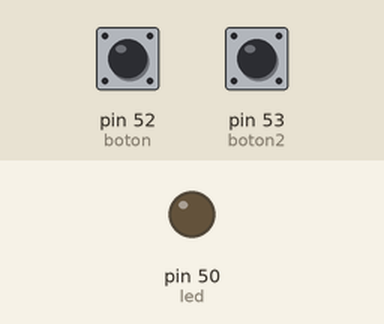
Simulated run of this sketch. Board: Arduino Mega 2560, built with avr-gcc and run on an emulated ATmega2560. On the bench: output pins drawn as LEDs (lit = HIGH). The test bench sets the inputs (shaded band); at power-on: pin 52 (boton) LOW, pin 53 (boton2) HIGH.

Above: at 1.2 s.
1.3 s: pin 52 (boton) pulled HIGH for 0.15 s
At 1.37 s:
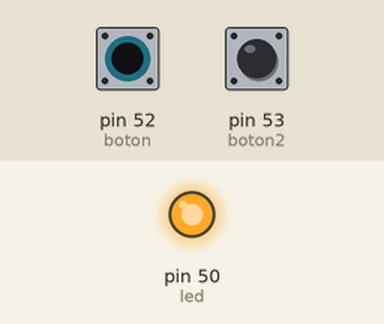
2.9 s: pin 52 (boton) pulled HIGH for 3.2 s
At 6.9 s:
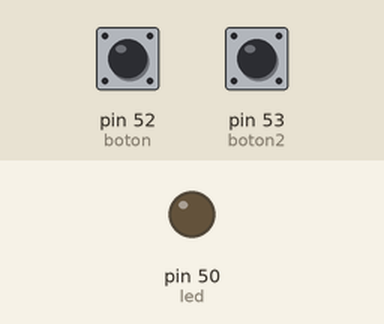
Timing chart, 0 to 8.4 s (numbered marks = the images above; inputs shaded):
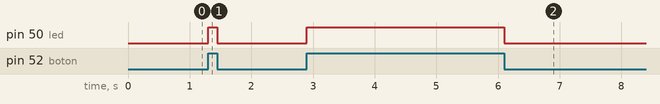

Measured:
- after the input at 1.3 s, pin 50 (led): LOW → HIGH at once, → LOW 0.15 s later
- after the input at 2.9 s, pin 50 (led): LOW → HIGH at once, → LOW 3.2 s later

The sketch:

boton.ino
```cpp
int led = 50;
int led2 = 51;
int boton = 52;
int boton2 =53;

void setup() {
  // put your setup code here, to run once:
pinMode(led, OUTPUT);
pinMode(boton, INPUT);
pinMode(boton2, INPUT);
}

void loop() {


 if (digitalRead(boton) == HIGH){
   digitalWrite(led, HIGH);
   } else {
   digitalWrite(led, LOW);
   }
if (digitalRead(boton2) == LOW) {
  digitalWrite(led2, HIGH);
}else{
  digitalWrite (led2, LOW);
}
}
```
